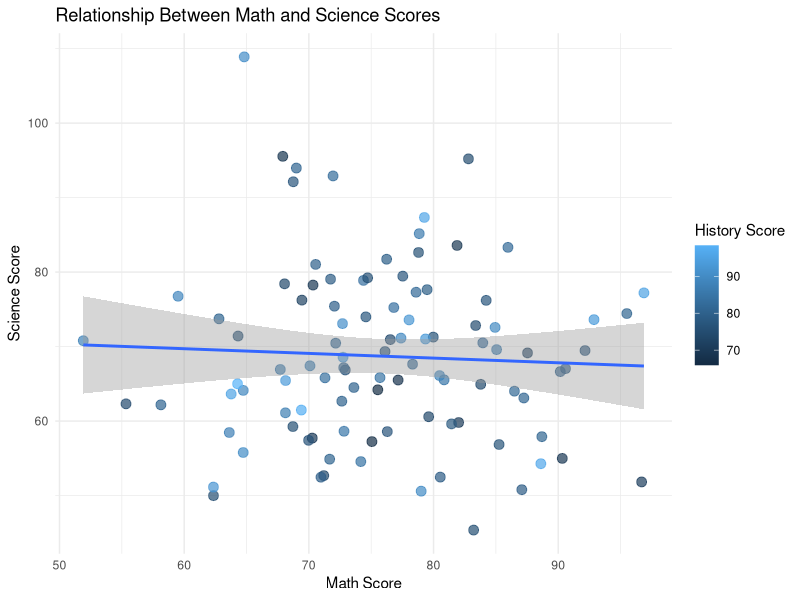
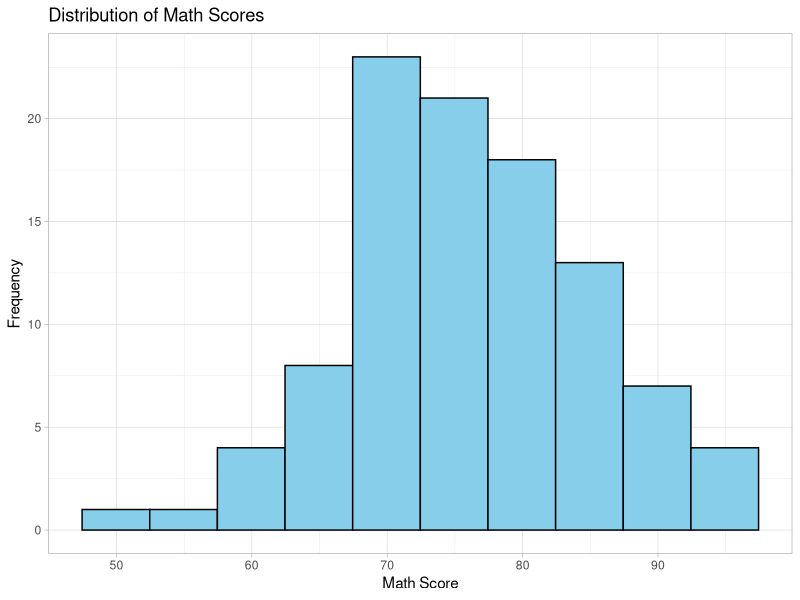
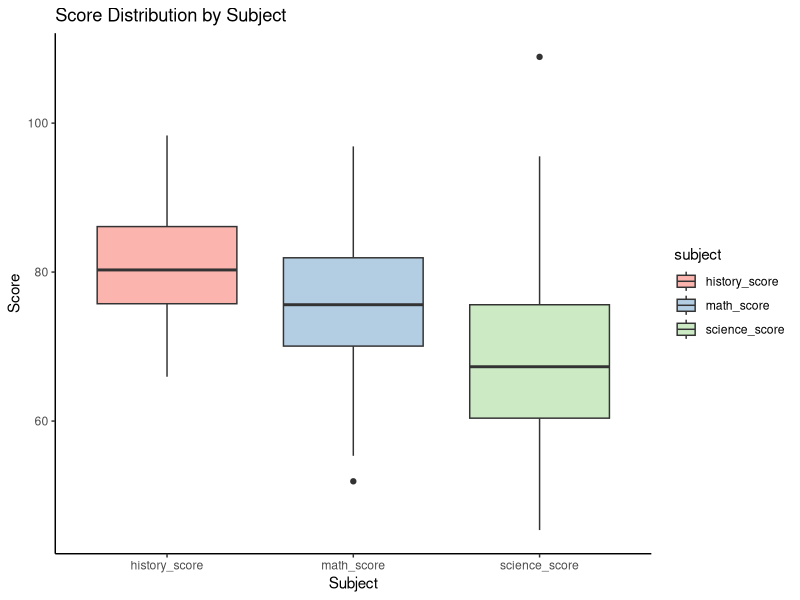
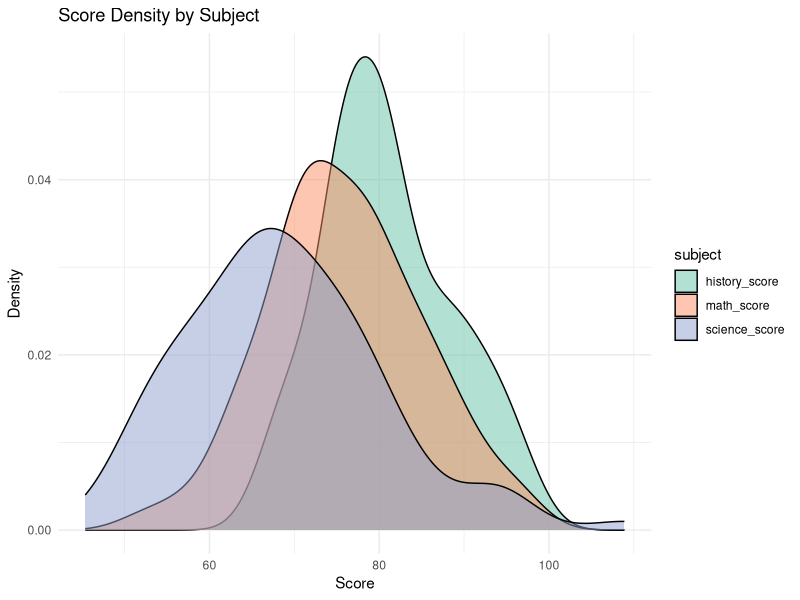
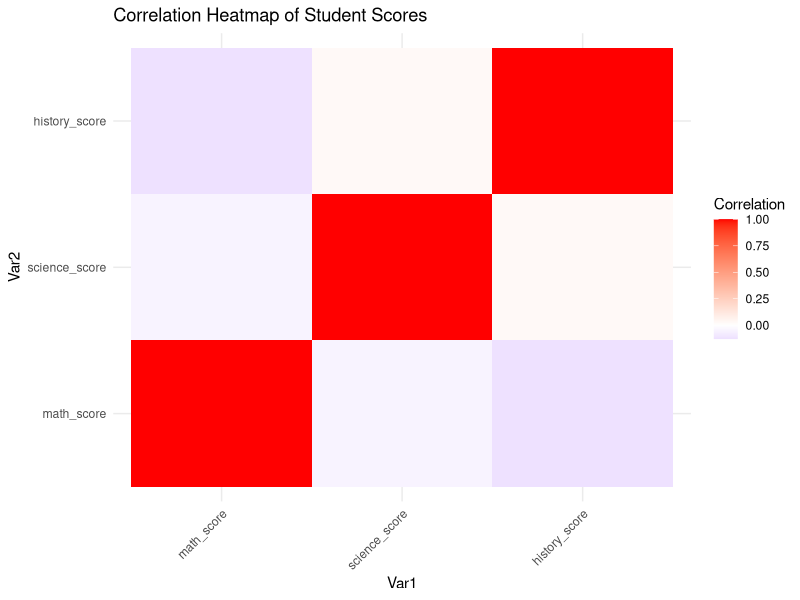

Reproduce these figures in R, in order.
# Create a simple dummy dataset

amount = 100

set.seed(123) # Setting seed for reproducibility
student_data <- data.frame(
  student_id = 1:amount,
  math_score = rnorm(amount, mean = 75, sd = 10),
  science_score = rnorm(amount, mean = 70, sd = 12),
  history_score = rnorm(amount, mean = 80, sd = 8)
)

# Display the first few rows of the dataset
head(student_data)

# Basic Statistics
summary(student_data)

# Install required packages if you haven't (remove # if needed)
# install.packages("ggplot2")
# install.packages("tidyr")

# Load libraries
library(ggplot2)
library(tidyr)

# Example 1: Basic scatter plot
ggplot(student_data, aes(x = math_score, y = science_score)) +
  geom_point(aes(color = history_score), size = 3, alpha = 0.7) +
  geom_smooth(method = "lm", se = TRUE) +
  labs(title = "Relationship Between Math and Science Scores",
       x = "Math Score",
       y = "Science Score",
       color = "History Score") +
  theme_minimal()

# Example 2: Histogram of math scores
ggplot(student_data, aes(x = math_score)) +
  geom_histogram(bins = 10, fill = "skyblue", color = "black") +
  labs(title = "Distribution of Math Scores",
       x = "Math Score",
       y = "Frequency") +
  theme_light()

# Example 3: Box plots for all subjects
student_data_long <- pivot_longer(
  student_data,
  cols = c(math_score, science_score, history_score),
  names_to = "subject",
  values_to = "score"
)

ggplot(student_data_long, aes(x = subject, y = score, fill = subject)) +
  geom_boxplot() +
  labs(title = "Score Distribution by Subject",
       x = "Subject",
       y = "Score") +
  theme_classic() +
  scale_fill_brewer(palette = "Pastel1")

# Example 4: Density plot comparing all subjects
ggplot(student_data_long, aes(x = score, fill = subject)) +
  geom_density(alpha = 0.5) +
  labs(title = "Score Density by Subject",
       x = "Score",
       y = "Density") +
  theme_minimal() +
  scale_fill_brewer(palette = "Set2")

# Example 5: Correlation heatmap
cor_matrix <- cor(student_data[,2:4])
cor_data <- as.data.frame(as.table(cor_matrix))
names(cor_data) <- c("Var1", "Var2", "Correlation")

ggplot(cor_data, aes(x = Var1, y = Var2, fill = Correlation)) +
  geom_tile() +
  scale_fill_gradient2(low = "blue", mid = "white", high = "red", midpoint = 0) +
  labs(title = "Correlation Heatmap of Student Scores") +
  theme_minimal() +
  theme(axis.text.x = element_text(angle = 45, hjust = 1))